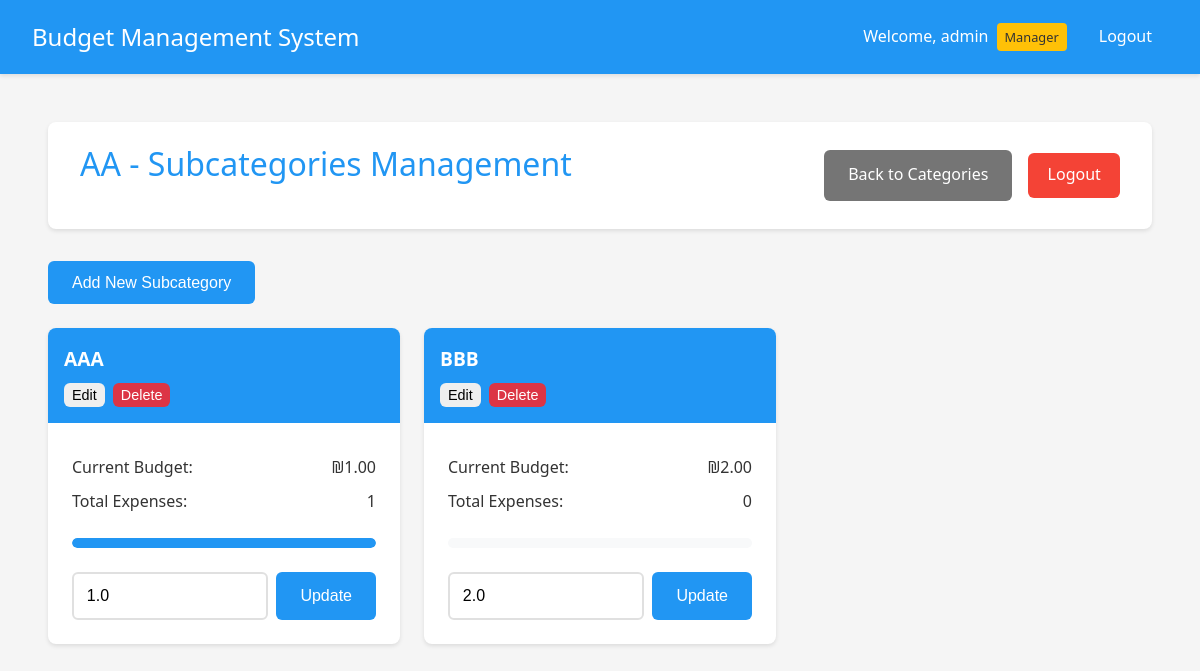
Screenshot of /manager/subcategories/1 (signed in) with the database file from the repository.
### app.py (models this page shows, shortened)
class User(UserMixin, db.Model):
    __tablename__ = 'user'
    id = db.Column(db.Integer, primary_key=True)
    username = db.Column(db.String(80), unique=True, nullable=False)
    password = db.Column(db.String(120), nullable=False)
    is_manager = db.Column(db.Boolean, default=False)
    is_admin = db.Column(db.Boolean, default=False)
    department_id = db.Column(db.Integer, db.ForeignKey('department.id'))
    status = db.Column(db.String(20), default='active')  # active, inactive, pending
    submitted_expenses = db.relationship('Expense',
                                       primaryjoin='User.id==Expense.user_id',
                                       backref='submitter',
                                       lazy=True)
    handled_expenses = db.relationship('Expense',
                                     primaryjoin='User.id==Expense.manager_id',
                                     backref='handler',
                                     lazy=True)

class Category(db.Model):
    __tablename__ = 'category'
    id = db.Column(db.Integer, primary_key=True)
    name = db.Column(db.String(100), nullable=False)
    budget = db.Column(db.Float, default=0.0)
    department_id = db.Column(db.Integer, db.ForeignKey('department.id'), nullable=False)
    subcategories = db.relationship('Subcategory', backref='category', lazy=True)

class Subcategory(db.Model):
    __tablename__ = 'subcategory'
    id = db.Column(db.Integer, primary_key=True)
    name = db.Column(db.String(100), nullable=False)
    budget = db.Column(db.Float, default=0.0)
    category_id = db.Column(db.Integer, db.ForeignKey('category.id'), nullable=False)
    expenses = db.relationship('Expense', backref='subcategory', lazy=True)

### app.py (the view)
@app.route('/manager/subcategories/<int:cat_id>')
@login_required
def manage_subcategories(cat_id):
    if not current_user.is_manager:
        flash('Access denied. Manager privileges required.', 'danger')
        return redirect(url_for('index'))
    category = Category.query.get_or_404(cat_id)
    if not current_user.username == 'admin' and current_user.department_id != category.department_id:
        flash('Access denied. You can only manage your own department.', 'danger')
        return redirect(url_for('manage_departments'))
    return render_template('manage_subcategories.html', category=category)

### app.py (called while the page is built)
@login_manager.user_loader
def load_user(user_id):
    return User.query.get(int(user_id))

@app.template_filter('min_value')
def min_value(value, limit):
    return min(value, limit)

@app.template_filter('format_currency')
def format_currency(value):
    return f"₪{value:,.2f}"

### templates/manage_subcategories.html (shortened to what this page needs)
{% extends "base.html" %}
{% block content %}
<div class="container">
    <header>
        <h1>{{ category.name }} - Subcategories Management</h1>
        <div class="header-actions">
            <a href="{{ url_for('manage_categories', dept_id=category.department.id) }}" class="button secondary">Back to Categories</a>
            <a href="{{ url_for('logout') }}" class="logout-btn">Logout</a>
        </div>
    </header>
    {% if current_user.username == 'admin' or (current_user.is_manager and current_user.department_id == category.department.id) %}
    <div class="admin-controls">
        <button onclick="showAddSubcategoryModal()" class="button primary">Add New Subcategory</button>
    </div>
    {% endif %}
    <div class="budget-grid">
        {% for subcategory in category.subcategories %}
        <div class="budget-card">
            <div class="budget-header">
                <h3>{{ subcategory.name }}</h3>
                {% if current_user.username == 'admin' or (current_user.is_manager and current_user.department_id == category.department.id) %}
                <div class="subcategory-actions">
                    <button onclick="showEditSubcategoryModal({{ subcategory.id }}, '{{ subcategory.name }}', {{ subcategory.budget }})" class="button small">Edit</button>
                    <button onclick="deleteSubcategory({{ subcategory.id }})" class="button small danger">Delete</button>
                </div>
                {% endif %}
            </div>
            <div class="budget-body">
                <div class="budget-info">
                    <p><strong>Current Budget:</strong> {{ subcategory.budget|format_currency }}</p>
                    <p><strong>Total Expenses:</strong> {{ subcategory.expenses|length }}</p>
                </div>
                <div class="budget-progress">
                    {% set total_expenses = namespace(value=0) %}
                    {% for expense in subcategory.expenses %}
                        {% if expense.status == 'approved' %}
                            {% set total_expenses.value = total_expenses.value + expense.amount %}
                        {% endif %}
                    {% endfor %}
                    {% set usage_percent = (total_expenses.value / subcategory.budget * 100) if subcategory.budget > 0 else 0 %}
                    <div class="progress-bar">
                        <div class="progress-fill" style="width: {{ usage_percent|min_value(100) }}%" data-usage="{{ "%.1f"|format(usage_percent) }}%"></div>
                    </div>
                </div>
                {% if current_user.username == 'admin' or (current_user.is_manager and current_user.department_id == category.department.id) %}
                <div class="budget-form">
                    <div class="budget-input">
                        <input type="number" step="0.01" min="0" value="{{ subcategory.budget }}" id="budget-{{ subcategory.id }}" class="form-control">
                        <button onclick="updateBudget({{ subcategory.id }})" class="button primary">Update</button>
                    </div>
                </div>
                {% endif %}
            </div>
        </div>
        {% endfor %}
    </div>
</div>
{% endblock %}

### templates/base.html (shortened to what this page needs)
<!DOCTYPE html>
<html lang="en">
<head>
    <link rel="stylesheet" href="{{ url_for('static', filename='style.css') }}">
</head>
<body>
    <nav class="navbar">
        <div class="nav-brand">Budget Management System</div>
        <div class="nav-items">
            {% if current_user.is_authenticated %}
                <span class="user-info">
                    Welcome, {{ current_user.username }}
                    {% if current_user.is_manager %}
                        <span class="badge">Manager</span>
                    {% endif %}
                </span>
                <a href="{{ url_for('logout') }}" class="nav-link">Logout</a>
            {% else %}
                <a href="{{ url_for('login') }}" class="nav-link">Login</a>
            {% endif %}
        </div>
    </nav>
    <div class="content">
        {% block content %}{% endblock %}
    </div>
</body>
</html>

### static/style.css (style rules this page uses)
:root { --primary-color: #2196F3; --secondary-color: #FFC107; --success-color: #4CAF50; --danger-color: #f44336; --text-color: #333; --bg-color: #f5f5f5; --card-bg: #ffffff; --background-light: #f8f9fa; }
* { margin: 0; padding: 0; box-sizing: border-box; transition: all 0.3s ease; }
body { font-family: 'Segoe UI', Roboto, Arial, sans-serif; background-color: var(--bg-color); color: var(--text-color); line-height: 1.6; }
.container { max-width: 1200px; margin: 0 auto; padding: 1rem; }
header { background-color: var(--card-bg); padding: 1rem 2rem; box-shadow: 0 2px 4px rgba(0,0,0,0.1); margin-bottom: 2rem; border-radius: 8px; display: flex; justify-content: space-between; align-items: center; }
h1 { color: var(--primary-color); font-weight: 500; margin-bottom: 1.5rem; }
input[type="text"], input[type="password"], input[type="number"], textarea { width: 100%; padding: 0.8rem; border: 2px solid #e0e0e0; border-radius: 6px; font-size: 1rem; transition: border-color 0.3s ease; }
.button, button { display: inline-flex; align-items: center; justify-content: center; padding: 0.8rem 1.5rem; border: none; border-radius: 6px; font-size: 1rem; font-weight: 500; cursor: pointer; text-decoration: none; transition: transform 0.2s ease, box-shadow 0.2s ease; }
.button.primary { background-color: var(--primary-color); color: white; }
.button.secondary { background-color: #757575; color: white; }
.logout-btn { background-color: var(--danger-color); color: white; padding: 0.6rem 1.2rem; border-radius: 6px; text-decoration: none; font-weight: 500; }
.button.small { padding: 0.4rem 0.8rem; font-size: 0.875rem; }
.header-actions { display: flex; gap: 1rem; align-items: center; }
.budget-grid { display: grid; grid-template-columns: repeat(auto-fill, minmax(300px, 1fr)); gap: 1.5rem; margin-top: 1.5rem; }
.budget-card { background: white; border-radius: 8px; box-shadow: 0 2px 4px rgba(0,0,0,0.1); overflow: hidden; transition: transform 0.2s ease-in-out, box-shadow 0.2s ease-in-out; }
.budget-header { padding: 1rem; background: var(--primary-color); color: white; }
.budget-header h3 { margin: 0; font-size: 1.2rem; }
.budget-body { padding: 1.5rem; }
.budget-info { margin-bottom: 1.5rem; }
.budget-info p { margin: 0.5rem 0; color: var(--text-color); display: flex; justify-content: space-between; align-items: center; }
.budget-info p strong { font-weight: 500; }
.budget-progress { margin: 1.5rem 0; }
.progress-bar { width: 100%; height: 10px; background-color: var(--background-light); border-radius: 5px; overflow: hidden; position: relative; }
.progress-fill { height: 100%; background-color: var(--primary-color); border-radius: 5px; position: relative; }
.progress-fill::after { content: attr(data-usage); position: absolute; right: 0; top: -20px; font-size: 0.875rem; color: var(--text-color); }
.budget-form { margin-top: 1.5rem; }
.budget-input { display: flex; gap: 0.5rem; }
.budget-input input { flex: 1; }
.navbar { background-color: var(--primary-color); padding: 1rem 2rem; color: white; display: flex; justify-content: space-between; align-items: center; box-shadow: 0 2px 4px rgba(0,0,0,0.1); }
.nav-brand { font-size: 1.5rem; font-weight: 500; }
.nav-items { display: flex; align-items: center; gap: 1rem; }
.user-info { display: flex; align-items: center; gap: 0.5rem; }
.badge { background-color: var(--secondary-color); color: var(--text-color); padding: 0.25rem 0.5rem; border-radius: 4px; font-size: 0.8rem; font-weight: 500; }
.nav-link { color: white; text-decoration: none; padding: 0.5rem 1rem; border-radius: 4px; transition: background-color 0.3s; }
.content { padding: 2rem; }

### templates/manage_subcategories.html (style rules this page uses)
.admin-controls { margin-bottom: 20px; }
.subcategory-actions { display: flex; gap: 8px; margin-top: 8px; }
.button.small { padding: 4px 8px; font-size: 0.9em; }
.button.danger { background-color: #dc3545; color: white; }

### rows the page displays
User: username "admin"
Category: name "AA"
Subcategory: name "AAA", budget "₪1.00", expenses|length "1", {{ usage_percent|min_value(100) }} 100 (drawn), budget "1.0"
Subcategory: name "BBB", budget "₪2.00", expenses|length "0", budget "2.0"
